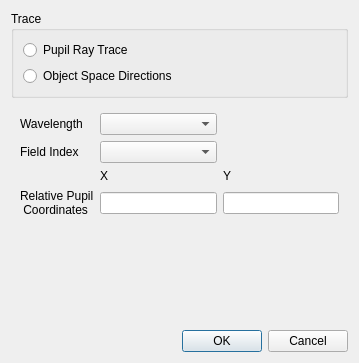
<?xml version="1.0" encoding="UTF-8"?>
<ui version="4.0">
 <class>SingleRayTraceDlg</class>
 <widget class="QDialog" name="SingleRayTraceDlg">
  <property name="geometry">
   <rect>
    <x>0</x>
    <y>0</y>
    <width>359</width>
    <height>363</height>
   </rect>
  </property>
  <property name="windowTitle">
   <string>Dialog</string>
  </property>
  <layout class="QVBoxLayout" name="verticalLayout">
   <item>
    <widget class="QGroupBox" name="traceTypeGroupBox">
     <property name="title">
      <string>Trace</string>
     </property>
     <layout class="QVBoxLayout" name="verticalLayout_2">
      <item>
       <widget class="QRadioButton" name="pupilRayRadioButton">
        <property name="text">
         <string>Pupil Ray Trace</string>
        </property>
        <attribute name="buttonGroup">
         <string notr="true">traceTypeButtonGroup</string>
        </attribute>
       </widget>
      </item>
      <item>
       <widget class="QRadioButton" name="objectTraceRadioButton">
        <property name="text">
         <string>Object Space Directions</string>
        </property>
        <attribute name="buttonGroup">
         <string notr="true">traceTypeButtonGroup</string>
        </attribute>
       </widget>
      </item>
     </layout>
    </widget>
   </item>
   <item>
    <widget class="QStackedWidget" name="stackedWidget">
     <property name="currentIndex">
      <number>0</number>
     </property>
     <widget class="QWidget" name="page">
      <layout class="QGridLayout" name="gridLayout">
       <item row="4" column="2">
        <widget class="QLineEdit" name="pupilYEdit"/>
       </item>
       <item row="0" column="0">
        <widget class="QLabel" name="label_11">
         <property name="text">
          <string>Wavelength</string>
         </property>
        </widget>
       </item>
       <item row="2" column="0">
        <widget class="QLabel" name="label_3">
         <property name="text">
          <string>Field Index</string>
         </property>
        </widget>
       </item>
       <item row="4" column="0">
        <widget class="QLabel" name="label_8">
         <property name="text">
          <string>Relative Pupil 
 Coordinates</string>
         </property>
        </widget>
       </item>
       <item row="4" column="1">
        <widget class="QLineEdit" name="pupilXEdit"/>
       </item>
       <item row="3" column="1">
        <widget class="QLabel" name="label">
         <property name="text">
          <string>X</string>
         </property>
        </widget>
       </item>
       <item row="3" column="2">
        <widget class="QLabel" name="label_2">
         <property name="text">
          <string>Y</string>
         </property>
        </widget>
       </item>
       <item row="5" column="1">
        <spacer name="verticalSpacer">
         <property name="orientation">
          <enum>Qt::Vertical</enum>
         </property>
         <property name="sizeHint" stdset="0">
          <size>
           <width>20</width>
           <height>40</height>
          </size>
         </property>
        </spacer>
       </item>
       <item row="0" column="1">
        <widget class="QComboBox" name="wvlForPupilCombo"/>
       </item>
       <item row="2" column="1">
        <widget class="QComboBox" name="fieldCombo"/>
       </item>
      </layout>
     </widget>
     <widget class="QWidget" name="page_2">
      <layout class="QGridLayout" name="gridLayout_2">
       <item row="3" column="0">
        <widget class="QLabel" name="label_9">
         <property name="text">
          <string>Start Point</string>
         </property>
        </widget>
       </item>
       <item row="4" column="1" colspan="2">
        <widget class="QLabel" name="label_6">
         <property name="text">
          <string>TanX</string>
         </property>
        </widget>
       </item>
       <item row="2" column="1">
        <widget class="QLabel" name="label_4">
         <property name="text">
          <string>X</string>
         </property>
        </widget>
       </item>
       <item row="2" column="4">
        <widget class="QLabel" name="label_5">
         <property name="text">
          <string>Y</string>
         </property>
        </widget>
       </item>
       <item row="5" column="4">
        <widget class="QLineEdit" name="objectTanYEdit"/>
       </item>
       <item row="4" column="4">
        <widget class="QLabel" name="label_7">
         <property name="text">
          <string>TanY</string>
         </property>
        </widget>
       </item>
       <item row="5" column="0">
        <widget class="QLabel" name="label_10">
         <property name="text">
          <string>Start Direction</string>
         </property>
        </widget>
       </item>
       <item row="5" column="1" colspan="2">
        <widget class="QLineEdit" name="objectTanXEdit"/>
       </item>
       <item row="3" column="1" colspan="2">
        <widget class="QLineEdit" name="objectXEdit"/>
       </item>
       <item row="3" column="4">
        <widget class="QLineEdit" name="objectYEdit"/>
       </item>
       <item row="6" column="1" colspan="3">
        <spacer name="verticalSpacer_2">
         <property name="orientation">
          <enum>Qt::Vertical</enum>
         </property>
         <property name="sizeHint" stdset="0">
          <size>
           <width>20</width>
           <height>40</height>
          </size>
         </property>
        </spacer>
       </item>
       <item row="0" column="0">
        <widget class="QLabel" name="label_12">
         <property name="text">
          <string>Wavelength</string>
         </property>
        </widget>
       </item>
       <item row="0" column="1">
        <widget class="QComboBox" name="wvlForObjectCombo"/>
       </item>
      </layout>
     </widget>
    </widget>
   </item>
   <item>
    <widget class="QDialogButtonBox" name="buttonBox">
     <property name="orientation">
      <enum>Qt::Horizontal</enum>
     </property>
     <property name="standardButtons">
      <set>QDialogButtonBox::Cancel|QDialogButtonBox::Ok</set>
     </property>
    </widget>
   </item>
  </layout>
 </widget>
 <resources/>
 <connections/>
 <buttongroups>
  <buttongroup name="traceTypeButtonGroup"/>
 </buttongroups>
</ui>
